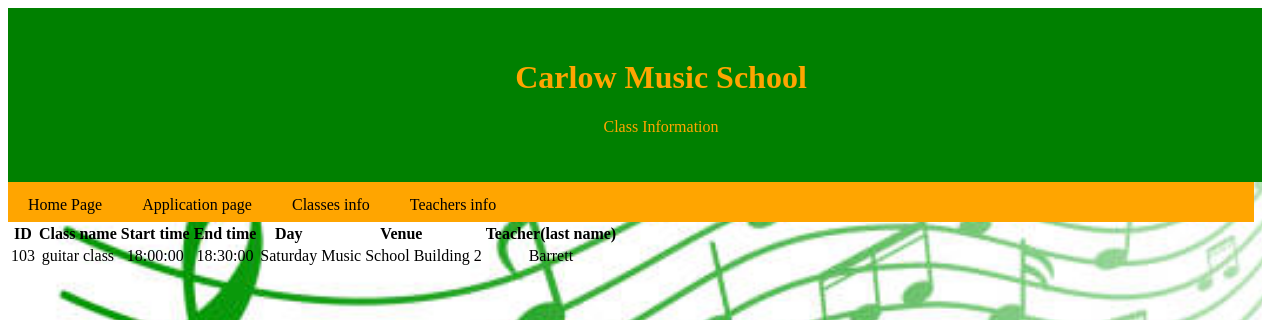
Page /classInfo.php?class_id=103 on the committed database.
### tables this page shows
CREATE TABLE `class_info` (
  `class_id` int(11) NOT NULL,
  `class_name` varchar(30) NOT NULL,
  `start_time` time NOT NULL,
  `end_time` time NOT NULL,
  `day` varchar(10) NOT NULL,
  `venue_name` varchar(255) NOT NULL,
  `teacher_lastname` varchar(255) NOT NULL
);

### classInfo.php (the view, shortened to what this page needs)
<!doctype html>
<html lang="en-ie">
<head>
	 <link rel="stylesheet" href="stylepage.css">
</head>
<body>
		<?php
			$host = "localhost";
			$user = "root";
			$pass = "";
			$dbName = "db_musicSchool";
			$conn = new mysqli( $host, $user, $pass, $dbName );
		?>
		<div class="header">
				<h1>Carlow Music School</h1>
				<p>Class Information</p>
			</div>
			<div class="navbar">
				<a href="index.php">Home Page</a>
				<a href="applicationPage.html">Application page</a>
				<a href="classInfo.php">Classes info</a>
				<a href="teacherInfo.php">Teachers info</a>
			</div>
<?php
	  if( isset( $_GET["class_id"] ) ) {
        $id = $_GET["class_id"];
        $sql = "SELECT * FROM class_info WHERE class_id = '$id';";
        if( !$result = $conn->query($sql) ) {
            die( "Unable to process your SQL command.<br />" );
        }
        echo "<table><tr><th>ID</th><th>Class name</th><th>Start time</th><th>End time</th><th>Day</th><th>Venue</th><th>Teacher(last name)</th></tr>";
        while($row = $result->fetch_assoc()) {
            $id = $row["class_id"];
            $name = $row["class_name"];
            $start = $row["start_time"];
            $end = $row["end_time"];
			$day = $row["day"];
			$venue = $row["venue_name"];
			$teacherName = $row["teacher_lastname"];
            echo "<tr><td>$id</td><td>$name</td><td>$start</td><td>$end</td><td>$day</td><td>$venue</td><td>$teacherName</td></tr>";
        }
        echo "</table>";
	}
?>
</body>
</html>

### stylepage.css (style rules this page uses)
.header { padding: 30px; text-align: center; background-color: green; color: orange; width: 100%; }
.navbar { overflow: hidden; background-color: orange; height: 40px; }
.navbar a:link { font: arial; float: left; display: block; text-align: center; text-decoration: none; color: black; height: 40px; padding: 14px 20px; }
p { border: 2px solid-black; }
body { text-align: center; background-image: url('musicBackground.jpg'); background-repeat: no-repeat; background-attachment: fixed; background-size: cover; }

### rows in the picture
class_info: class_id "103", class_name "guitar class", start_time "18:00:00", end_time "18:30:00", day "Saturday", venue_name "Music School Building 2", teacher_lastname "Barrett"
